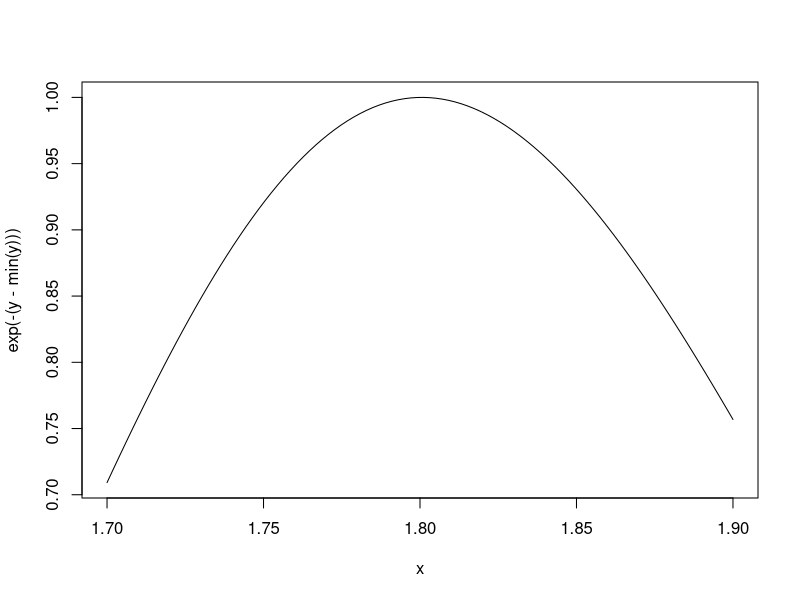
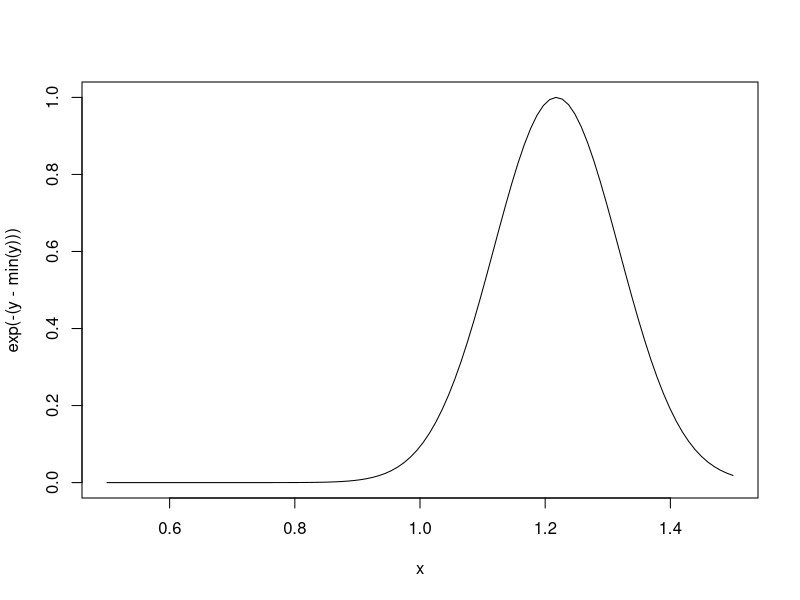
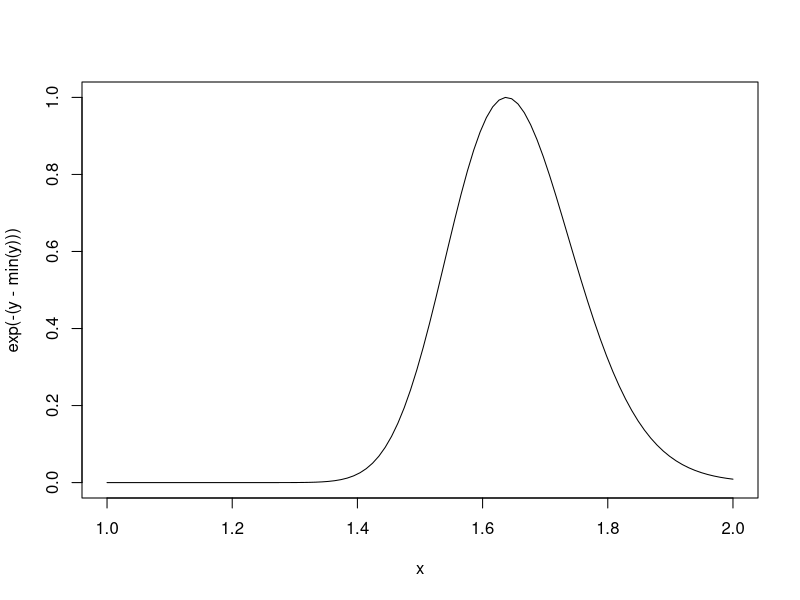

Here is the R script that generated these plots, in order:
## ---- chunk 1
search()
## ---- chunk 2
f <- function (x, y) {
   x^2 + y / z
}
## ---- chunk 3
make.power <- function(n){  ##constructor function power
      pow <- function(x) {
         x^n
      } 
      pow
}

cube <- make.power(3)   ##construction of function cube
square <-make.power(2)  ##construction of function square
cube(3)
square(3)
## ---- chunk 4
ls(environment(cube))
get("n",environment(cube))

ls(environment(square))
get("n",environment(square))
## ---- chunk 5
y <- 10

f <- function(x) {
    y <- 2
    y^2 + g(x)
}

g <- function(x) {
    x*y
  
}

f(3)
## ---- chunk 6
make.NegLogLik <- function(data, fixed=c(FALSE,FALSE)){
    params <- fixed
    function(p) {
       params[!fixed] <- p
       mu <- params[1]
       sigma <- params[2]
       a <- -0.5*length(data) * log (2*pi*sigma^2)
       b <- -0.5*sum((data-mu)^2) / (sigma^2)
       -(a + b)
    }

}
  
set.seed(1); normals <- rnorm(100, 1, 2)
nLL <- make.NegLogLik(normals)
nLL
ls(environment(nLL))
## ---- chunk 7
optim (c(mu = 0, sigma = 1), nLL)$par
## ---- chunk 8
nLL <- make.NegLogLik(normals, c(FALSE, 2))
optimize(nLL, c(-1, 3))$minimum

## ---- chunk 9
nLL <- make.NegLogLik(normals, c(1, FALSE))
optimize(nLL, c(1e-6, 10))$minimum

## ---- chunk 10
nLL <- make.NegLogLik(normals, c(1, FALSE))
x <- seq(1.7, 1.9, len =100)
y <- sapply(x,nLL)
plot(x, exp(-(y - min(y))), type ="l")
## ---- chunk 11
nLL <- make.NegLogLik(normals, c(FALSE, 1))
x <- seq(0.5, 1.5, len =100)
y <- sapply(x,nLL)
plot(x, exp(-(y - min(y))), type ="l")
## ---- chunk 12
nLL <- make.NegLogLik(normals, c(FALSE, FALSE))
x <- seq(1, 2, len =100)
y <- sapply(x,nLL)
plot(x, exp(-(y - min(y))), type ="l")
